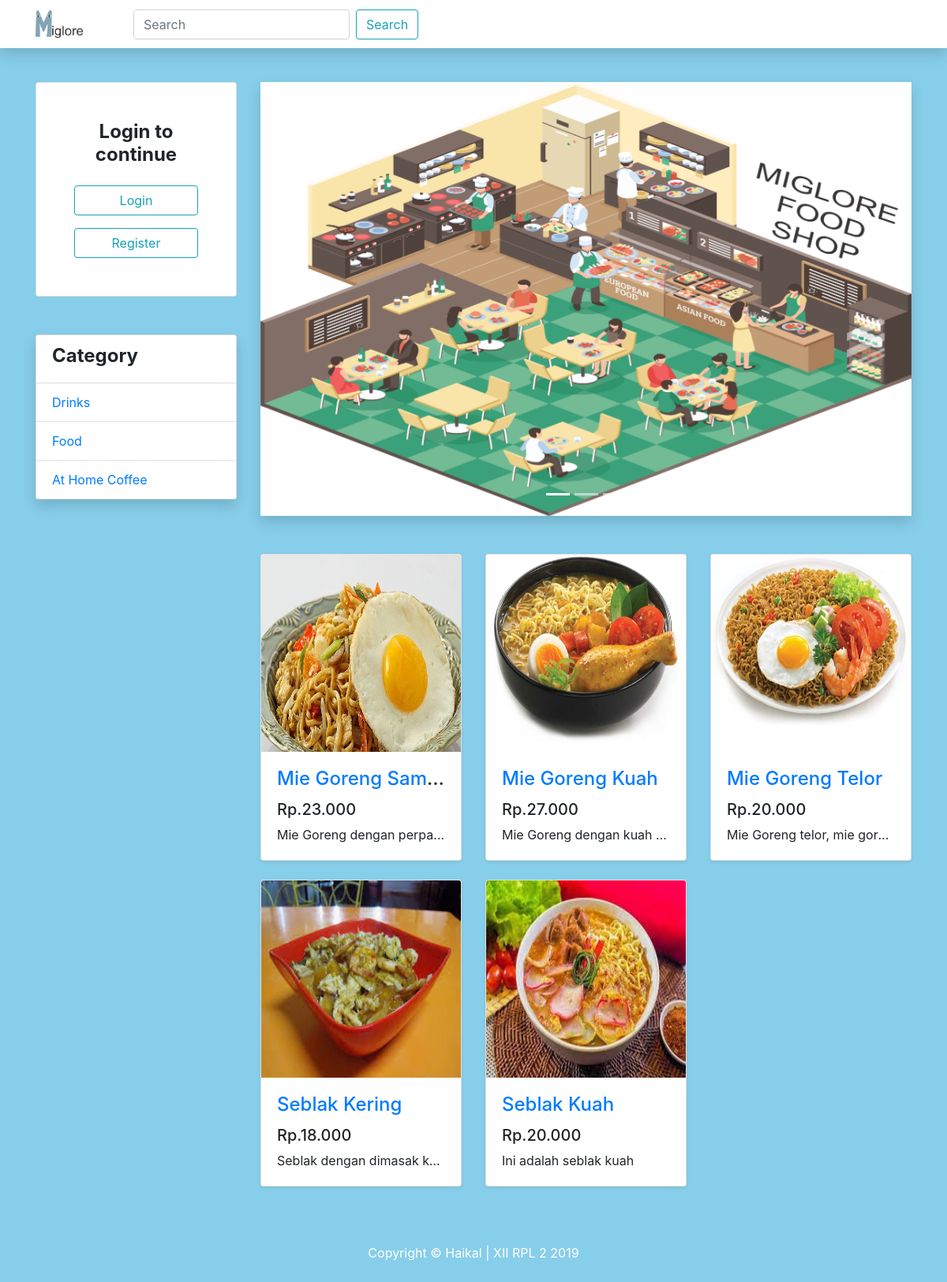
Screenshot of /dashboard/category/2 with the database file from the repository.
### tables this page shows
CREATE TABLE `category` (
  `category_id` bigint(20) NOT NULL,
  `category_name` varchar(255) NOT NULL
);

CREATE TABLE `product` (
  `product_id` bigint(20) NOT NULL,
  `product_name` varchar(255) NOT NULL,
  `product_category` int(11) NOT NULL,
  `product_price` varchar(50) NOT NULL,
  `product_stock` int(50) NOT NULL,
  `product_img` text NOT NULL,
  `product_desc` text NOT NULL,
  `product_rating` int(50) NOT NULL,
  `product_purchased` int(50) NOT NULL,
  `product_created_at` timestamp NOT NULL DEFAULT CURRENT_TIMESTAMP,
  `product_update_at` timestamp NULL DEFAULT NULL
);

### application/controllers/Dashboard.php (called while the page is built, shortened)
<?php
class Dashboard extends CI_Controller
{
    public function __construct()
    {
        $this->load->model('dashboard_model');
    }
    public function category($category)
    {
        $data['product'] = $this->dashboard_model->getAllProduct($category);
        $data['category'] = $this->dashboard_model->getAllCategory();
        $this->load->view('dashboard/layouts/header');
        $this->load->view('dashboard/layouts/navbar');
        $this->load->view('dashboard/layouts/sidebar', $data);
        $this->load->view('dashboard/index', $data);
        $this->load->view('dashboard/layouts/footer');
    }
}

### index.php (called while the page is built, shortened)
<?php
require_once BASEPATH.'core/CodeIgniter.php';

### application/models/Dashboard_Model.php (called while the page is built, shortened)
<?php if (!defined('BASEPATH')) exit('No direct script access allowed');
class Dashboard_Model extends CI_Model
{
    public function getAllProduct($type = 0)
    {
        if(filter_var($type, FILTER_VALIDATE_INT) == true && $type != 0) {
            return $this->db->get_where('product',array('product_category'=>$type));
        } else {
            return $this->db->get('product');
        }
    }
    public function getAllCategory()
    {
        return $this->db->get('category')->result_array();
    }
}

### application/views/dashboard/index.php (the view, shortened to what this page needs)
<div class="col-lg-9">
  <div id="carouselExampleIndicators" class="carousel shadow slide my-5" data-ride="carousel">
    <ol class="carousel-indicators">
      <li data-target="#carouselExampleIndicators" data-slide-to="0" class="active"></li>
      <li data-target="#carouselExampleIndicators" data-slide-to="1"></li>
      <li data-target="#carouselExampleIndicators" data-slide-to="2"></li>
    </ol>
    <div class="carousel-inner" role="listbox">
      <div class="carousel-item active">
        <img class="d-block img-fluid" src="<?= base_url('assets/') ?>img/foodshop2.png" alt="First slide">
      </div>
    </div>
  </div>
  <div class="row">
    <?php foreach ($product->result_array() as $key) : ?>
      <div class="col-lg-4 col-md-6 mb-4">
        <div class="card h-70 shadow-sm">
          <a href="<?= base_url('product/view/') . $key['product_id'] ?>"><img class="card-img-top p-img-top" src="<?= base_url('assets/product/img/') . $key['product_img'] ?>" alt=""></a>
          <div class="card-body">
            <h4 class="card-title text-truncate">
              <a href="<?= base_url('product/view/') . $key['product_id'] ?>"><?= $key['product_name'] ?></a>
            </h4>
            <h5>Rp.<?= number_format($key['product_price'], 0, ',', '.'); ?></h5>
            <p class="card-text text-truncate"><?= $key['product_desc'] ?></p>
          </div>
        </div>
      </div>
    <?php endforeach; ?>
  </div>
</div>

### application/views/dashboard/layouts/sidebar.php (shortened to what this page needs)
<div class="container">
    <div class="row">
        <div class="col-lg-3">
            <?php if ($this->session->userdata('logged_in')) : ?>
                <div class="card mt-5 p-5">
                    <img src="<?= base_url('assets/product/user/') . $this->session->userdata('cover_img') ?>" alt="Profile" class="w-100">
                    <h4 class="text-center my-3 text-truncate"><b> <?= $this->session->userdata('user_name') ?></b></h4>
                    <?php if ($this->session->userdata('role') == 1) : ?>
                        <a href="<?= base_url('admin') ?>" class="btn btn-outline-info">Admin</a>
                    <?php else : ?>
                        <a href="<?= base_url('user/profile') ?>" class="btn btn-outline-info">Profile</a>
                        <div class="divinder my-2"></div>
                        <a href="<?= base_url('user/cart') ?>" class="btn btn-outline-info">Shopping Cart</a>
                    <?php endif; ?>
                    <div class="divinder my-2"></div>
                    <a href="<?= base_url('auth/logout') ?>" class="btn btn-outline-danger">Logout</a>
                </div>
            <?php else : ?>
                <div class="card mt-5 p-5">
                    <h4 class="text-center mb-4"><b> Login to continue</b></h4>
                    <a href="<?= base_url('auth/login') ?>" class="btn btn-outline-info">Login</a>
                    <a href="<?= base_url('auth/register') ?>" class="btn btn-outline-info">Register</a>
                </div>
            <?php endif; ?>
            <ul class="list-group shadow mt-5">
                <li href="#" class="list-group-item ">
                    <h4><b>Category</b></h4>
                </li>
                <?php foreach ($category as $key) : ?>
                    <a href="<?= base_url('dashboard/category/') . $key['category_id'] ?>" class="list-group-item"><?= $key['category_name'] ?></a>
                <?php endforeach; ?>
            </ul>
        </div>

### assets/css/shop-homepage.css (style rules this page uses)
body { padding-top: 56px; background-image: url("../img/images.png"); background-repeat: repeat; }
.p-img-top { height: 250px; min-height: 250px; }

### rows the page displays
category: category_name "Drinks"
category: category_name "Food"
category: category_name "At Home Coffee"
product: product_img (picture), product_name "Mie Goreng Sam…", product_price "23.000", product_desc "Mie Goreng dengan perpa…"
product: product_img (picture), product_name "Mie Goreng Kuah", product_price "27.000", product_desc "Mie Goreng dengan kuah…"
product: product_img (picture), product_name "Mie Goreng Telor", product_price "20.000", product_desc "Mie Goreng telor, mie gor…"
product: product_img (picture), product_name "Seblak Kering", product_price "18.000", product_desc "Seblak dengan dimasak k…"
product: product_img (picture), product_name "Seblak Kuah", product_price "20.000", product_desc "Ini adalah seblak kuah"
